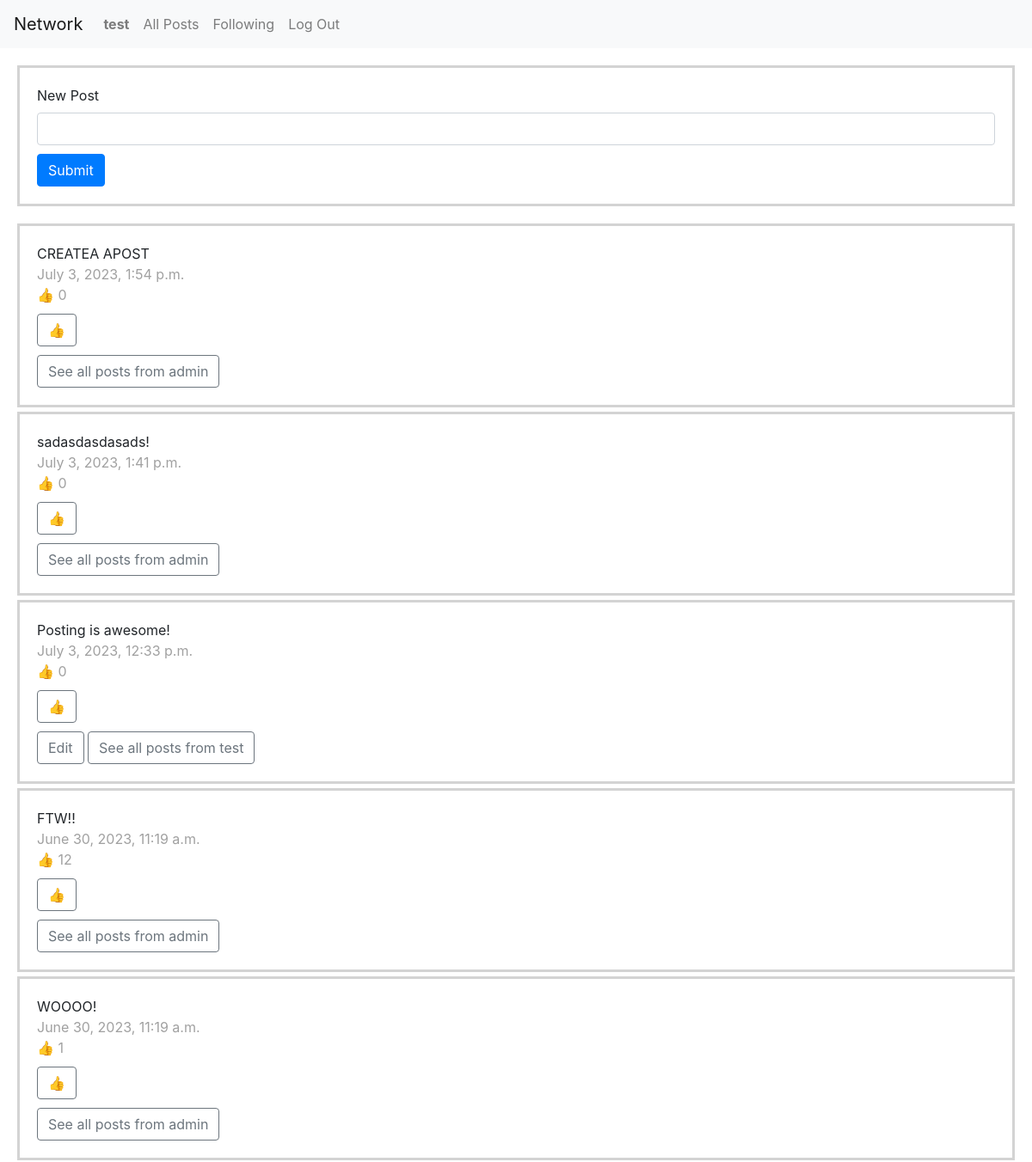
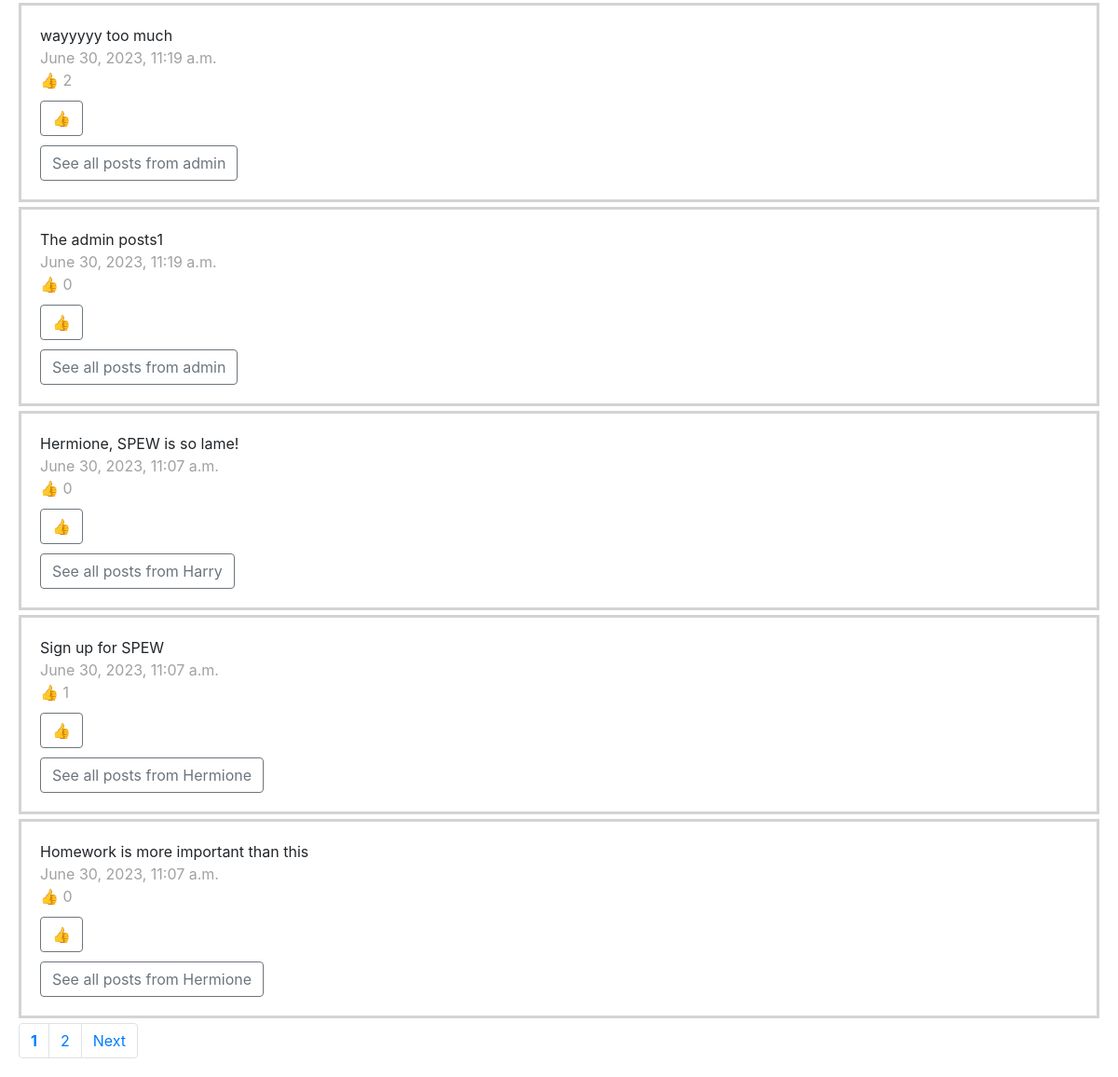
/ (signed in), run on the app's committed database (2 pictures, top to bottom).
### network/models.py (models this page shows, shortened)
class User(AbstractUser):
    pass

class Post(models.Model):
    content = models.CharField(max_length=280)
    postingUser = models.ForeignKey(User, on_delete=models.CASCADE)
    timePosted = models.DateTimeField(auto_now_add=True)
    hearts = models.PositiveIntegerField(default=0)

### network/views.py (the view)
# urls.py: path("", views.index, name="index"),
def index(request, pageNum=1):
    posts = Post.objects.all().order_by("-timePosted")
    pages = Paginator(posts, 10)
    return render(request, "network/index.html", {
        "form": NewPostForm(),
        "pages": pages,
        "currentPageNum": pageNum,
        "posts": pages.page(pageNum)
    })

### network/views.py
class NewPostForm(forms.Form):
    content = forms.CharField(label="New Post", widget=forms.Textarea)

### network/templates/network/index.html (shortened to what this page needs)
{% extends "network/layout.html" %}
{% load static %}
{% block body %}
<div class="postform">
    <form action="{% url 'add' %}" method="post">
        {% for field in form %}
        {% if field.is_hidden %}
          {{ field }}
        {% else %}
          {% if field.field.widget.input_type == "checkbox" %}
          {% else %}
            <label for="{{ field.id_for_label }}">
              {{ field.label }}
            </label>
            <input type="{{ field.field.widget.input_type }}" class="form-control{% if field.errors %} is-invalid{% endif %}" id="{{ field.id_for_label }}" value="{{ field.value|default_if_none:"" }}" name="{{ field.html_name }}"{% if field.help_text %} aria-describedby="{{ field.id_for_label }}_help"{% endif %}{% for name, value in field.field.widget.attrs.items %}{% if value is not False %} {{ name }}{% if value is not True %}="{{ value|stringformat:'s' }}"{% endif %}{% endif %}{% endfor %}{% if field.field.required %}required{% endif %}>
          {% endif %}
        {% endif %}
      {% endfor %}
        <button type="submit" class="btn btn-primary">Submit</button>
    </form>
</div>
{% for post in posts %}
<div class="post" id="p{{post.id}}">
  <div id="pc{{post.id}}">{{post.content}}</div>
  <div class="light"> {{post.timePosted}}</div>
  <div id="hc{{post.id}}" class="light hearts">👍 {{post.hearts}}</div>
  <button id="hb{{post.id}}" style="display: block;" class="btn btn-outline-secondary heart-button" data-post="{{ post.id }}" >👍</button>
  {% if request.user.id == post.postingUser.id%}
  <button class="btn btn-outline-secondary post-button" data-post="{{ post.id }}" >Edit</button>
    {% endif %}
    <a href="{% url 'user' post.postingUser.id %}">
  <button  type="button" class="btn btn-outline-secondary">See all posts from
    {{post.postingUser.username}}</button>
  </a>
</div>
{% endfor %}
<nav aria-label="Page navigation example">
  <ul class="pagination">
    {% for page in pages.page_range %}
    {% if currentPageNum == page%}
    <li class="page-item"><a class="page-link" href="{% url 'index' page %}"><div class="bold">{{page}}</div></a></li>
    {% else %}
    <li class="page-item"><a class="page-link" href="{% url 'index' page %}">{{page}}</a></li>
    {% endif %}
    {% endfor %}
    {% if posts.has_next %}
    <li class="page-item"><a class="page-link" href="{% url 'index' posts.next_page_number %}">Next</a></li>
    {% endif %}
  </ul>
</nav>
{% endblock %}

### network/templates/network/layout.html (shortened to what this page needs)
{% load static %}
<!DOCTYPE html>
<html lang="en">
<head>
    <link rel="stylesheet" href="https://stackpath.bootstrapcdn.com/bootstrap/4.4.1/css/bootstrap.min.css"
>
    <link href="{% static 'network/styles.css' %}" rel="stylesheet">
</head>
<body>
    <nav class="navbar navbar-expand-lg navbar-light bg-light">
        <a class="navbar-brand" href="#">Network</a>
        <div>
            <ul class="navbar-nav mr-auto">
                {% if user.is_authenticated %}
                <li class="nav-item">
                    <a class="nav-link" href="#"><strong>{{ user.username }}</strong></a>
                </li>
                {% endif %}
                <li class="nav-item">
                    <a class="nav-link" href="{% url 'index' %}">All Posts</a>
                </li>
                {% if user.is_authenticated %}
                <li class="nav-item">
                    <a class="nav-link" href="{% url 'following' %}">Following</a>
                </li>
                <li class="nav-item">
                    <a class="nav-link" href="{% url 'logout' %}">Log Out</a>
                </li>
                {% endif %}
            </ul>
        </div>
    </nav>
    <div class="body">
        {% block body %}
        {% endblock %}
    </div>
</body>
</html>

### network/static/network/styles.css (style rules this page uses)
.postform { border-style: solid; border-color: lightgray; padding: 20px; margin-bottom:20px; }
.post { border-style: solid; border-color: lightgray; padding: 20px; margin-bottom:5px; }
.bold { font-weight: bold; }
.light { color: #a1a1a1; }
button { margin-top:10px; }
.body { margin: 20px; }

### data on the page
User: username "test"
Post: content "CREATEA APOST", timePosted "July 3, 2023, 1:54 p.m.", hearts "0", postingUser.username "admin"
Post: content "sadasdasdasads!", timePosted "July 3, 2023, 1:41 p.m.", hearts "0", postingUser.username "admin"
Post: content "Posting is awesome!", timePosted "July 3, 2023, 12:33 p.m.", hearts "0", postingUser.username "test"
Post: content "FTW!!", timePosted "June 30, 2023, 11:19 a.m.", hearts "12", postingUser.username "admin"
Post: content "WOOOO!", timePosted "June 30, 2023, 11:19 a.m.", hearts "1", postingUser.username "admin"
Post: content "wayyyyy too much", timePosted "June 30, 2023, 11:19 a.m.", hearts "2", postingUser.username "admin"
Post: content "The admin posts1", timePosted "June 30, 2023, 11:19 a.m.", hearts "0", postingUser.username "admin"
Post: content "Hermione, SPEW is so lame!", timePosted "June 30, 2023, 11:07 a.m.", hearts "0", postingUser.username "Harry"
Post: content "Sign up for SPEW", timePosted "June 30, 2023, 11:07 a.m.", hearts "1", postingUser.username "Hermione"
Post: content "Homework is more important than this", timePosted "June 30, 2023, 11:07 a.m.", hearts "0", postingUser.username "Hermione"

### other printed values
{{ field.label }} "New Post"
{{ page }} "1"
{{ page }} "2"
